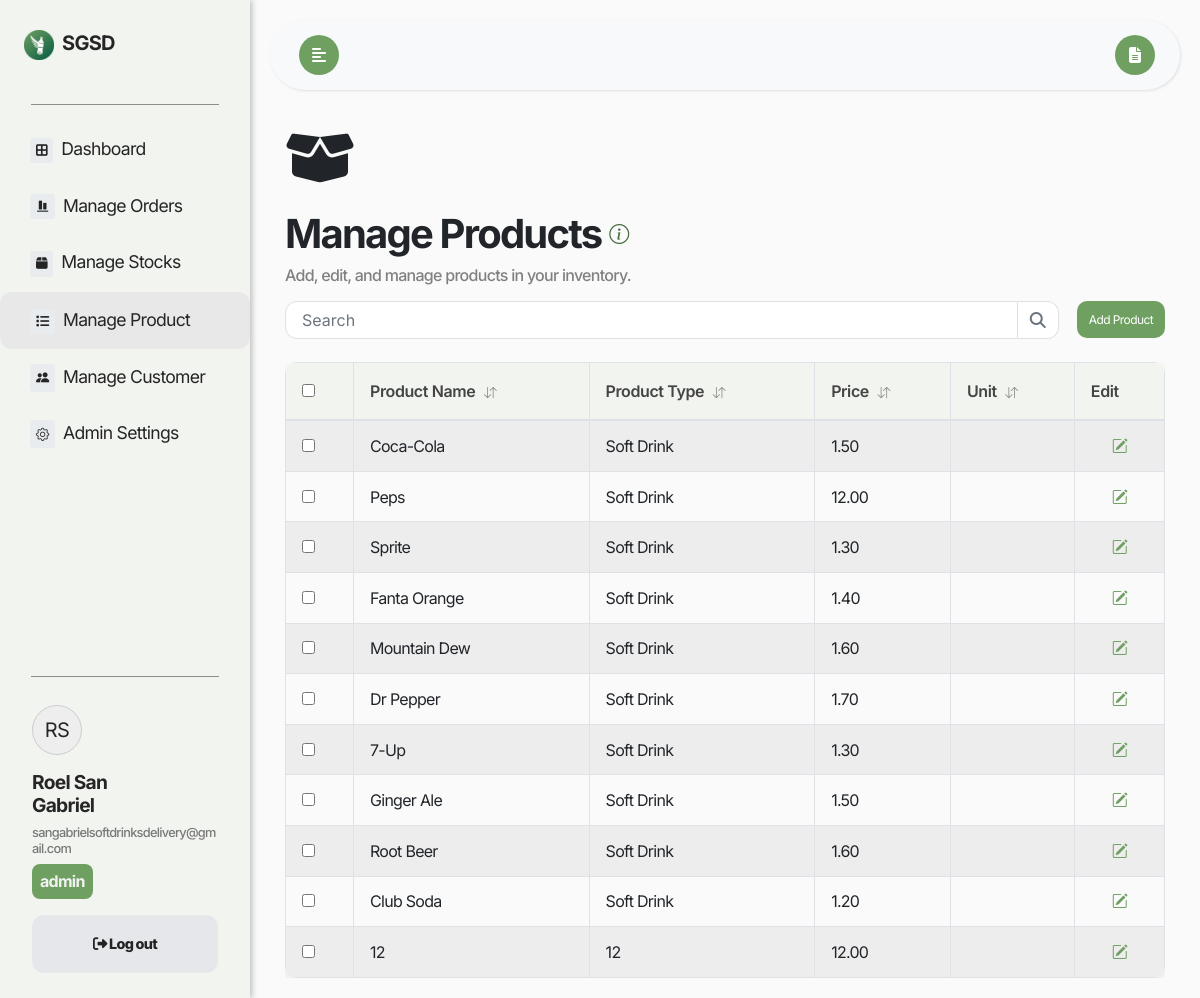
/ManageProducts/index.php (signed in), run on the app's committed database.
### tables this page shows
CREATE TABLE `Users` (
  `User_ID` int(11) NOT NULL,
  `Role` varchar(50) NOT NULL,
  `First_Name` varchar(255) NOT NULL,
  `Last_Name` varchar(255) NOT NULL,
  `Email` varchar(255) NOT NULL,
  `Password_hash` varchar(255) NOT NULL,
  `reset_token_hash` varchar(64) DEFAULT NULL,
  `reset_token_expires_at` datetime DEFAULT NULL,
  `account_activation_hash` varchar(64) DEFAULT NULL
);

CREATE TABLE `Products` (
  `Product_ID` int(11) NOT NULL,
  `Product_Name` varchar(255) DEFAULT NULL,
  `Product_Type` varchar(255) DEFAULT NULL,
  `Price` decimal(10,2) DEFAULT NULL
);

### check_session.php (called while the page is built, shortened)
<?php
require_once('../dbconnect.php');
$user_email = $_SESSION['email'];
$sql = "SELECT User_ID, First_Name, Email, Role FROM Users WHERE Email = ?";
$stmt = $conn->prepare($sql);
$stmt->bind_param("s", $user_email);
$stmt->execute();
$result = $stmt->get_result();
$row = $result->fetch_assoc();
$user_role = $row['Role'];
?>

### ManageProducts/index.php (the view, shortened to what this page needs)
<?php
include('../check_session.php');
include '../dbconnect.php';
$user_email = $_SESSION['email'];
$query = "SELECT First_Name, Last_Name FROM Users WHERE Email = ?";
$stmt = $conn->prepare($query);
$stmt->bind_param("s", $user_email);
$stmt->execute();
$stmt->bind_result($user_first_name, $user_last_name);
$query = "SELECT * FROM Products";
$result = $conn->query($query);
?>
<!DOCTYPE html>
<html lang="en">
<head>
    <link rel="stylesheet" href="https://cdn.jsdelivr.net/npm/bootstrap@4.6.0/dist/css/bootstrap.min.css">
    <link rel="stylesheet" href="https://cdnjs.cloudflare.com/ajax/libs/font-awesome/5.15.3/css/all.min.css">
    <link href='https://unpkg.com/boxicons@2.1.4/css/boxicons.min.css' rel='stylesheet'>
    <link rel="stylesheet" href="https://cdn.jsdelivr.net/npm/bootstrap-icons@1.11.3/font/bootstrap-icons.min.css">
    <link rel="stylesheet" href="https://cdnjs.cloudflare.com/ajax/libs/font-awesome/6.2.0/css/all.min.css">
    <link rel="stylesheet" href="https://cdn.jsdelivr.net/npm/bootstrap-icons@1.3.0/font/bootstrap-icons.css">
    <link rel="stylesheet" href="../style/styles.css">
</head>
<body>
<div class="wrapper">
    <nav id="sidebar">
        <div class="sidebar-header mt-4 mb-4">
            <div class="d-flex justify-content-between align-items-center">
                <a class="navbar-brand m-0 p-1" href="#">
                <img src="../logo.png" alt="SGSD Logo" width="30" height="30" class="mr-1"> SGSD
                </a>
            </div>
        </div>
        <hr class="line">
        <ul class="list-unstyled components p-0">
            <li>
                <a href="../Dashboard" class="sidebar-items-a">
                    <i class="fa-solid fa-border-all" style="font-size:13.28px; background-color: #e8ecef; padding: 6px; border-radius: 3px;"></i>
                    <span>&nbsp;Dashboard</span>
                </a>
            </li>
            <?php if ($user_role !== 'driver') :
            ?>
                <li>
                    <a href="../ManageOrders">
                        <i class="bx bxs-objects-vertical-bottom" style="font-size:13.28px; background-color: #e8ecef; padding: 6px; border-radius: 3px;"></i>
                        <span>&nbsp;Manage Orders</span>
                    </a>
                </li>
            <?php endif; ?>
            <?php if ($user_role === 'admin' || $user_role === 'staff') :
            ?>
                <li>
                    <a href="../ManageStocks">
                        <i class="fa-solid fa-box" style="font-size:13.28px; background-color: #e8ecef; padding: 6px; border-radius: 3px;"></i>
                        <span>&nbsp;Manage Stocks</span>
                    </a>
                </li>
                <li class="active">
                    <a href="../ManageProducts">
                        <i class="fa-solid fa-list" style="font-size:13.28px; background-color: #e8ecef; padding: 6px; border-radius: 3px;"></i>
                        <span>&nbsp;Manage Product</span>
                    </a>
                </li>
            <?php endif; ?>
            <?php if ($user_role === 'admin') :
            ?>
                <li>
                    <a href="../ManageCustomers">
                        <i class="bi bi-people-fill" style="font-size:13.28px; background-color: #e8ecef; padding: 6px; border-radius: 3px;"></i>
                        <span>&nbsp;Manage Customer</span>
                    </a>
                </li>
                <li>
                    <a href="../AdminSettings">
                        <i class="bi bi-gear" style="font-size:13.28px; background-color: #e8ecef; padding: 6px; border-radius: 3px;"></i>
                        <span>&nbsp;Admin Settings</span>
                    </a>
                </li>
            <?php endif; ?>
        </ul>
        <div class="sidebar-spacer"></div>
        <hr class="line">
        <ul class="list-unstyled CTAs pt-0 mb-0 sidebar-bottom">
            <li class="sidebar-username pb-2">
                <div class="align-items-center">
                    <div class="profile-initials rounded-circle d-flex align-items-center justify-content-center mb-3" style="width: 50px; height: 50px; border: 1px solid #ccc; background-color: #eee; font-size: 20px;">
                        <?php
                            echo strtoupper(substr($user_first_name, 0, 1) . substr($user_last_name, 0, 1));
                        ?>
                    </div>
                    <div>
                        <h1><?php echo htmlspecialchars($user_first_name . ' ' . $user_last_name); ?></h1>
                        <h2><?php echo htmlspecialchars($user_email); ?></h2>
                        <h5 style="font-size: 1em; background-color: #6fa062; color: #F2f2f2; font-weight: 700; padding: 8px; border-radius: 8px; width: fit-content;"><?php echo htmlspecialchars($user_role); ?></h5>
                    </div>
                </div>
            </li>
            <li>
<a href="" class="logout" onclick="document.getElementById('logoutForm').submit();">
    <i class="fa-solid fa-sign-out-alt"></i>
    <span>Log out</span>
</a>
            </li>
        </ul>
    </nav>
    <div id="content">
        <nav class="navbar navbar-expand-lg navbar-light bg-light" id="mainNavbar">
                <div class="container-fluid">
                    <button type="button" id="sidebarCollapse" class="btn btn-info ml-1" data-toggle="tooltip" data-placement="bottom" title="Toggle Sidebar">
                        <i class="fas fa-align-left"></i>
                    </button>
                    <button class="btn btn-dark d-inline-block ml-auto" type="button" id="manualButton" data-toggle="tooltip" data-placement="bottom" title="View Manual">
                        <i class="fas fa-file-alt"></i>
                    </button>
                </div>
            </nav>
        <div class="container mt-4">
            <div class="pb-4">
            <i class="fa-solid fa-box-open" style="font-size:56px;"></i>
            </div>
            <div class="d-flex align-items-center">
                <h1 style="letter-spacing: -0.045em;">
                    <b>Manage Products</b>
                </h1>
                <i class="bi bi-info-circle pl-2 pb-2" style="font-size: 20px; color:rgb(74, 109, 65); font-weight: bold;" data-toggle="tooltip" data-placement="top" title="Add and edit products to manage your inventory effectively."></i>
            </div>
            <h4 class="mb-2" style="color: gray; font-size: 16px;">Add, edit, and manage products in your inventory.</h4>
            <div class="d-flex align-items-center justify-content-between mb-3">
                <div class="input-group m-0" style="width: 100%;">
                    <div class="search-container">
                        <input type="search" class="form-control search-input-main" placeholder="Search" aria-label="Search" id="searchInput" onkeyup="searchTables()">
                        <button class="btn btn-outline-secondary search-btn-main" type="button" id="search">
                            <i class="fa fa-search"></i>
                        </button>
                    </div>
                </div>
                <?php if ($user_role === 'admin' || $user_role === 'staff') : ?>
                    <button class="add-btn" data-bs-toggle="modal" data-bs-target="#addProductModal" style="width: auto;">Add Product</button>
                <?php endif; ?>
            </div>
            <div style="max-height: 750px; overflow-y: auto; overflow-x: hidden;">
            <div class="table-responsive d-none d-md-block">
                <table class="table table-striped table-bordered" id="ProductsTable">
                    <thead>
                        <tr>
                            <th onclick="sortTable(0)">Product Name <i class="bi bi-arrow-down-up"></i></th>
                            <th onclick="sortTable(1)">Product Type <i class="bi bi-arrow-down-up"></i></th>
                            <th onclick="sortTable(2)">Price <i class="bi bi-arrow-down-up"></i></th>
                            <th onclick="sortTable(3)">Unit <i class="bi bi-arrow-down-up"></i></th>
                            <th>Edit</th>
                        </tr>
                    </thead>
                    <tbody>
                        <?php if (mysqli_num_rows($result) > 0) : ?>
                            <?php while ($row = mysqli_fetch_assoc($result)) : ?>
                                <tr data-product-id="<?php echo htmlspecialchars($row['Product_ID']); ?>">
                                    <td><?php echo $row['Product_Name']; ?></td>
                                    <td><?php echo $row['Product_Type']; ?></td>
                                    <td><?php echo $row['Price']; ?></td>
                                    <td><?php echo $row['Unit']; ?></td>
                                    <td class="text-dark text-center">
                                        <a href="#" data-bs-toggle="modal" data-bs-target="#editProductModal"
                                        data-product-id="<?php echo $row['Product_ID']; ?>"
                                        data-product-name="<?php echo $row['Product_Name']; ?>"
                                        data-product-type="<?php echo $row['Product_Type']; ?>"
                                        data-price="<?php echo $row['Price']; ?>"
                                        data-unit="<?php echo $row['Unit']; ?>">
                                            <i class="bi bi-pencil-square"></i>
                                        </a>
                                    </td>
                                </tr>
                            <?php endwhile; ?>
                        <?php else : ?>
                            <tr>
                                <td colspan="5" class="text-center">No products found.</td>
                            </tr>
                        <?php endif; ?>
                    </tbody>
                </table>
            </div>
        </div>

### style/styles.css (style rules this page uses)
a.logout { display: flex; justify-content: center; align-items: center; text-align: center; width: 186px; font-weight: 800; border-radius: 12px !important; padding: 18px !important; background: #e5e7eb; color: #242424; margin: 0 auto; }
#sidebar { display: flex; flex-direction: column; min-height: 100vh; overflow-y: auto; overflow-x: hidden; }
.sidebar-spacer { flex-grow: 1; }
.sidebar-bottom { margin-top: auto; }
#searchInput { border-top-left-radius: 12px; border-bottom-left-radius: 12px; }
#search { border-top-right-radius: 12px; border-bottom-right-radius: 12px; }
.add-btn { height: 37px; margin: 8px 0px 8px 8px; }
.input-group .form-control { border-radius: 10px 0 0 10px; border: 1px solid #dee2e6; padding: 0.6rem 1rem; transition: all 0.3s; }
.input-group .btn-outline-secondary { border-radius: 0 10px 10px 0; border: 1px solid #dee2e6; border-left: none; background-color: #fff; color: #6c757d; transition: all 0.3s; }
.search-container { display: flex; flex: 1; margin-right: 10px; }
.search-input-main { border-top-right-radius: 0; border-bottom-right-radius: 0; }
.search-btn-main { border-top-left-radius: 0; border-bottom-left-radius: 0; }
.form-control { border-radius: 10px; padding: 0.75rem 1rem; border: 1px solid #ced4da; transition: all 0.3s ease; }

### ManageProducts/index.php (style rules this page uses)
body { font-family: 'Inter', sans-serif !important; background: #fafafa; letter-spacing: -0.045em; }
a, a:hover, a:focus { color: inherit; text-decoration: none; transition: all 0.3s; }
.navbar { padding: 15px 10px; background: #fff; border: none; border-radius: 0; margin-bottom: 40px; box-shadow: 1px 1px 3px rgba(0, 0, 0, 0.1); }
.wrapper { display: flex; width: 100%; align-items: stretch; }
#sidebar { min-width: 250px; max-width: 250px; background: #f2f4f0; color: #252525; transition: all 0.3s; box-shadow: 2px 0 6px rgba(0, 0, 0, 0.25); }
#sidebar { display: flex; flex-direction: column; min-height: 100vh; }
.sidebar-spacer { flex-grow: 1; }
.sidebar-bottom { margin-top: auto; }
#sidebar .sidebar-header { padding: 0px 20px; background: #f2f4f0; }
#sidebar ul.components { padding: 20px 0; }
#sidebar ul li a { padding: 15px 30px; font-size: 1.1em; display: block; transition: transform 0.3s; }
#sidebar ul li.active>a, a[aria-expanded="true"] { background: #e8e8e8; border-radius: 12px; }
ul.CTAs { padding: 20px; }
ul.CTAs a { text-align: center; font-size: 0.9em !important; display: block; border-radius: 5px; margin-bottom: 5px; }
#manualButton, #sidebarCollapse { background: #6fa062; border: none; cursor: pointer; border-radius: 24px; width: 40px; height: 40px; transition: transform 0.3s; }
#sidebarNavbar, #mainNavbar { border-radius: 36px; box-shadow: 1px 1px 3px rgba(0, 0, 0, 0.1); }
hr.line { border-top: 1px solid #8a8d8b; width: 75%; }
.sidebar-header { font-weight: 700; letter-spacing: -0.045em; }
.sidebar-username { padding: 12px; letter-spacing: -0.045em !important; white-space: normal; word-wrap: break-word; overflow-wrap: break-word; }
.sidebar-username h1 { width: 75%; font-size: 1.2em !important; font-weight: 700; }
.sidebar-username h2 { font-size: 0.8em; color: #797979; }
#content { width: 100%; padding: 20px; min-height: 100vh; transition: all 0.3s; }
.add-btn { display: flex; justify-content: center; align-items: center; text-decoration: none; color: #ffffff !important; font-size: 12px; letter-spacing: -0.050em !important; border-radius: 10px; padding: 12px; border: none; white-space: nowrap; background-color: #6fa062; transition: transform 0.3s; }
.table-responsive { border-radius: 12px; overflow: hidden; box-shadow: 0 4px 12px rgba(0,0,0,0.08); }
.table { margin-bottom: 0; }
.table thead th { background-color: #f2f4f0; color: #444; font-weight: 600; border-bottom: 2px solid #dee2e6; cursor: pointer; padding: 1rem; letter-spacing: -0.025em; position: relative; transition: background-color 0.3s; }
.table thead th i { font-size: 0.8rem; margin-left: 5px; opacity: 0.6; }
.table tbody tr { transition: background-color 0.2s; }
.table td { padding: 0.8rem 1rem; vertical-align: middle; }
.table td a { color: #6fa062; transition: transform 0.3s, color 0.3s; display: inline-block; }

### data on the page
users: First_Name+Last_Name "RS", First_Name+Last_Name "Roel San Gabriel", Role "admin"
products: Product_Name "Coca-Cola", Product_Type "Soft Drink", Price "1.50"
products: Product_Name "Peps", Product_Type "Soft Drink", Price "12.00"
products: Product_Name "Sprite", Product_Type "Soft Drink", Price "1.30"
products: Product_Name "Fanta Orange", Product_Type "Soft Drink", Price "1.40"
products: Product_Name "Mountain Dew", Product_Type "Soft Drink", Price "1.60"
products: Product_Name "Dr Pepper", Product_Type "Soft Drink", Price "1.70"
products: Product_Name "7-Up", Product_Type "Soft Drink", Price "1.30"
products: Product_Name "Ginger Ale", Product_Type "Soft Drink", Price "1.50"
products: Product_Name "Root Beer", Product_Type "Soft Drink", Price "1.60"
products: Product_Name "Club Soda", Product_Type "Soft Drink", Price "1.20"
products: Product_Name "12", Product_Type "12", Price "12.00"

### other printed values
$user_email "sangabrielsoftdrinksdelivery@gmail.com"
